Frame 1 (no input): blank canvas, image omitted
Frame 60 (no input): blank canvas, image omitted
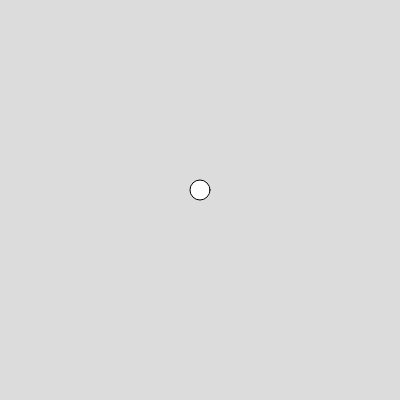
Frame 120 (the mouse pressed at the canvas centre since frame 60)

The p5.js sketch whose frames 1 and 60 were blank and that drew this single picture after the mouse press (run headless with seeded random() and noise() and a simulated clock; from frame 60 on, the mouse is pressed at the canvas centre):

// p5.js sketch
// ── sketch.js
function setup() {
  createCanvas(400, 400);
}

function draw() {
  background(220);
  ellipse(mouseX, mouseY - 10, 20, 20);
}
